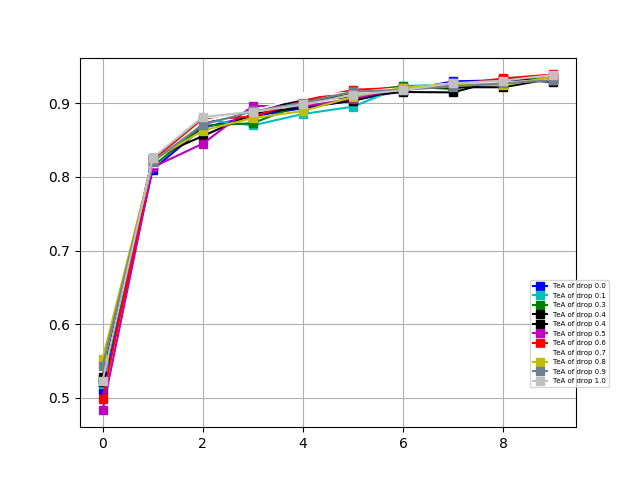

Python code for this plot:
import keras
from keras.models import Sequential
import numpy as np
from keras.layers import LocallyConnected2D, Dropout,Dense, Activation, Convolution2D, MaxPooling2D, Flatten
from keras.optimizers import SGD, RMSprop
import matplotlib.pyplot as plt
from keras import regularizers
# deal with data
train_data = np.loadtxt('zip_train.txt',dtype=np.float32)
test_data = np.loadtxt('zip_test.txt',dtype=np.float32)
train_label = train_data[:,0]
test_label = test_data[:,0]
train_data=np.delete(train_data,0,axis=1)
test_data = np.delete(test_data,0,axis=1)


train_data=train_data.reshape(7291,16,16,1)
test_data=test_data.reshape(2007,16,16,1)




test_label = keras.utils.to_categorical(test_label,10)
train_label = keras.utils.to_categorical(train_label,10)
def locally_model(initializers,def_lr,def_bcs,def_momen,drop):
    
    model = Sequential()

    model.add(LocallyConnected2D(64,(3,3), input_shape=(16,16,1),init=initializers))
    model.add(Activation('relu'))
    model.add(Dropout(drop))

    model.add(LocallyConnected2D(32,(3,3),init=initializers))
    model.add(Dropout(drop))
    model.add(Flatten())
    model.add(Dense(10))
    model.add(Activation('softmax'))
    model.summary()

    sgd = SGD(lr=def_lr,momentum=def_momen)
    model.compile(loss='categorical_crossentropy',
        optimizer=sgd,
        metrics=['mae','accuracy'])
    
    history = model.fit(train_data, train_label,
        batch_size = def_bcs,
        epochs=10,
        verbose=1,
        validation_data=(test_data, test_label))
    score = model.evaluate(test_data, test_label, verbose=0)
    print ('Test loss:', score[0])
    print ('Test mae', score[1])
    print ('Test accuracy',score[2])


    return history


    


keras.initializers.Initializer()
def_lr = 0.01
def_bcs=128
def_momen=0.99
plt.figure()

for j in range(11):# test dropout

    if j ==0:
        
        drop=0.0
        a='drop 0.0'
        c='b'
    if j ==1:
        drop=0.1
        a='drop 0.1'
        c='c'
    if j ==2:
        drop=0.3
        a='drop 0.3'
        c='g'
    if j ==3:
        drop=0.4
        a='drop 0.4'
        c='k'
    if j==5:
        drop=0.5
        a='drop 0.5'
        c='m'
    if j==6:
        drop=0.6
        a='drop 0.6'
        c='r'
    if j==7:
        drop=0.7
        a='drop 0.7'
        c='w'
    if j==8:
        drop=0.8
        a='drop 0.8'
        c='y'
    if j==9:
        drop=0.9
        a='drop 0.9'
        c='#708090'
    if j==10:
        drop=1
        a='drop 1.0'
        c='#c0c0c0'





    initializers=keras.initializers.lecun_uniform(seed=None)
     

    b='s'#when test lr
    history=locally_model(initializers,def_lr,def_bcs,def_momen,drop)
 
 
 
 

    
    

    plt.plot(history.history['val_accuracy'], color=c, marker=b, label ='TeA of '+a)
    
    plt.legend(loc=3,bbox_to_anchor=(0.9,0.1),ncol=1,fontsize=5)
    plt.grid(True)
    

plt.savefig("locally_dropout")
plt.show()




